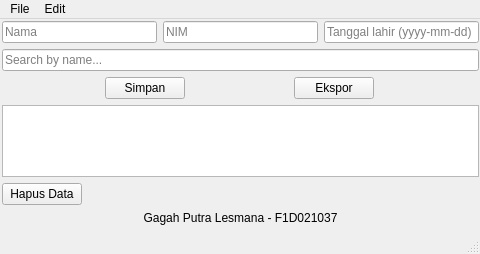
<?xml version="1.0" encoding="UTF-8"?>
<ui version="4.0">
 <class>MainWindow</class>
 <widget class="QMainWindow" name="MainWindow">
  <property name="geometry">
   <rect>
    <x>0</x>
    <y>0</y>
    <width>480</width>
    <height>254</height>
   </rect>
  </property>
  <property name="windowTitle">
   <string>MainWindow</string>
  </property>
  <widget class="QWidget" name="centralwidget">
   <widget class="QWidget" name="verticalLayoutWidget">
    <property name="geometry">
     <rect>
      <x>0</x>
      <y>0</y>
      <width>481</width>
      <height>208</height>
     </rect>
    </property>
    <layout class="QVBoxLayout" name="verticalLayout">
     <property name="sizeConstraint">
      <enum>QLayout::SetDefaultConstraint</enum>
     </property>
     <property name="leftMargin">
      <number>2</number>
     </property>
     <property name="topMargin">
      <number>2</number>
     </property>
     <property name="rightMargin">
      <number>2</number>
     </property>
     <property name="bottomMargin">
      <number>2</number>
     </property>
     <item>
      <layout class="QHBoxLayout" name="horizontalLayout">
       <item>
        <widget class="QLineEdit" name="name_input">
         <property name="placeholderText">
          <string>Nama</string>
         </property>
        </widget>
       </item>
       <item>
        <widget class="QLineEdit" name="nim_input">
         <property name="placeholderText">
          <string>NIM</string>
         </property>
        </widget>
       </item>
       <item>
        <widget class="QLineEdit" name="tl_input">
         <property name="placeholderText">
          <string>Tanggal lahir (yyyy-mm-dd)</string>
         </property>
        </widget>
       </item>
      </layout>
     </item>
     <item>
      <widget class="QLineEdit" name="search_input">
       <property name="placeholderText">
        <string>Search by name...</string>
       </property>
      </widget>
     </item>
     <item>
      <layout class="QHBoxLayout" name="horizontalLayout_2">
       <item>
        <widget class="QPushButton" name="save_button">
         <property name="sizePolicy">
          <sizepolicy hsizetype="Fixed" vsizetype="Fixed">
           <horstretch>0</horstretch>
           <verstretch>0</verstretch>
          </sizepolicy>
         </property>
         <property name="text">
          <string>Simpan</string>
         </property>
        </widget>
       </item>
       <item>
        <widget class="QPushButton" name="export_button">
         <property name="sizePolicy">
          <sizepolicy hsizetype="Fixed" vsizetype="Fixed">
           <horstretch>0</horstretch>
           <verstretch>0</verstretch>
          </sizepolicy>
         </property>
         <property name="text">
          <string>Ekspor</string>
         </property>
        </widget>
       </item>
      </layout>
     </item>
     <item>
      <widget class="QTableWidget" name="table">
       <property name="columnCount">
        <number>0</number>
       </property>
      </widget>
     </item>
     <item alignment="Qt::AlignLeft">
      <widget class="QPushButton" name="hapus_button">
       <property name="text">
        <string>Hapus Data</string>
       </property>
      </widget>
     </item>
     <item>
      <widget class="QLabel" name="label">
       <property name="layoutDirection">
        <enum>Qt::LeftToRight</enum>
       </property>
       <property name="lineWidth">
        <number>1</number>
       </property>
       <property name="text">
        <string>Gagah Putra Lesmana - F1D021037</string>
       </property>
       <property name="textFormat">
        <enum>Qt::AutoText</enum>
       </property>
       <property name="alignment">
        <set>Qt::AlignCenter</set>
       </property>
      </widget>
     </item>
    </layout>
   </widget>
  </widget>
  <widget class="QMenuBar" name="menubar">
   <property name="geometry">
    <rect>
     <x>0</x>
     <y>0</y>
     <width>480</width>
     <height>21</height>
    </rect>
   </property>
   <widget class="QMenu" name="menuFile">
    <property name="title">
     <string>File</string>
    </property>
    <addaction name="actionSimpan"/>
    <addaction name="actionExport"/>
   </widget>
   <widget class="QMenu" name="menuEdit">
    <property name="title">
     <string>Edit</string>
    </property>
    <addaction name="actionCari"/>
    <addaction name="actionHapus"/>
   </widget>
   <addaction name="menuFile"/>
   <addaction name="menuEdit"/>
  </widget>
  <widget class="QStatusBar" name="statusbar"/>
  <action name="actionSimpan">
   <property name="text">
    <string>Simpan</string>
   </property>
  </action>
  <action name="actionExport">
   <property name="text">
    <string>Ekspor ke CSV</string>
   </property>
  </action>
  <action name="actionCari">
   <property name="text">
    <string>Cari Judul</string>
   </property>
  </action>
  <action name="actionHapus">
   <property name="text">
    <string>Hapus Data</string>
   </property>
  </action>
 </widget>
 <resources/>
 <connections/>
</ui>
